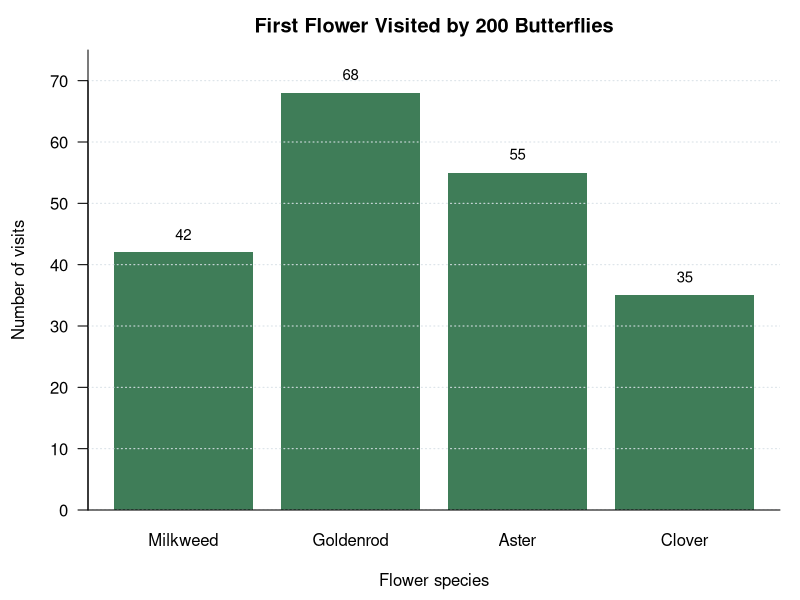
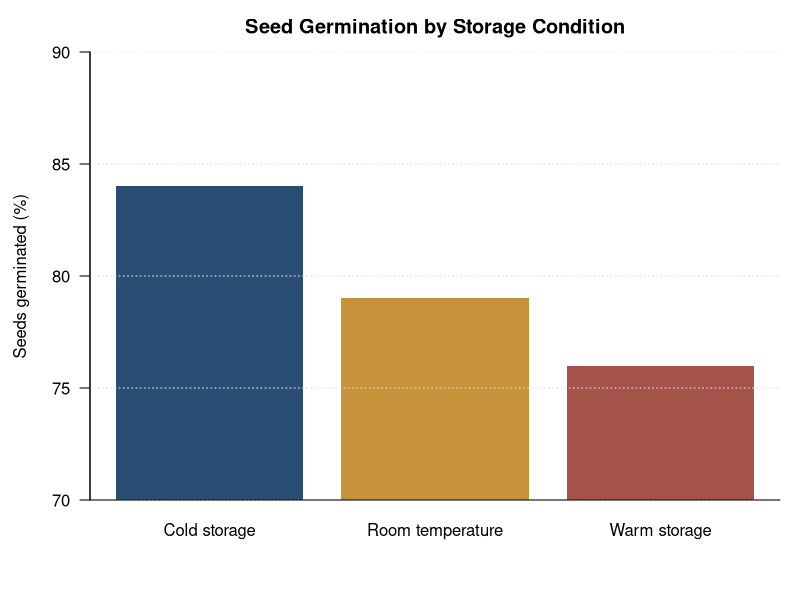
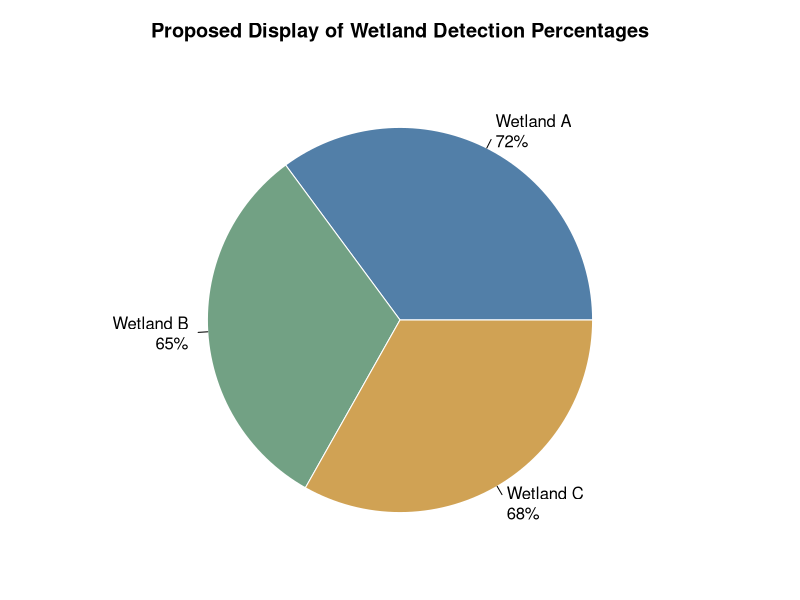
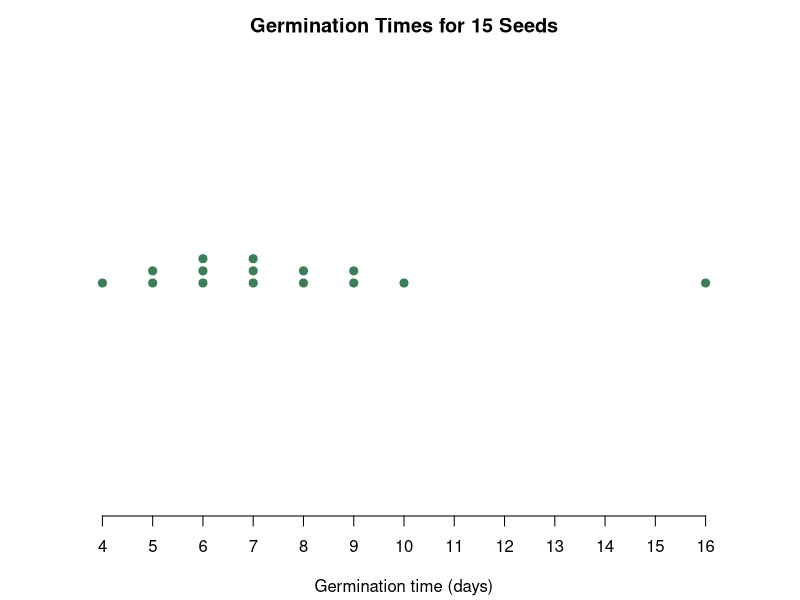
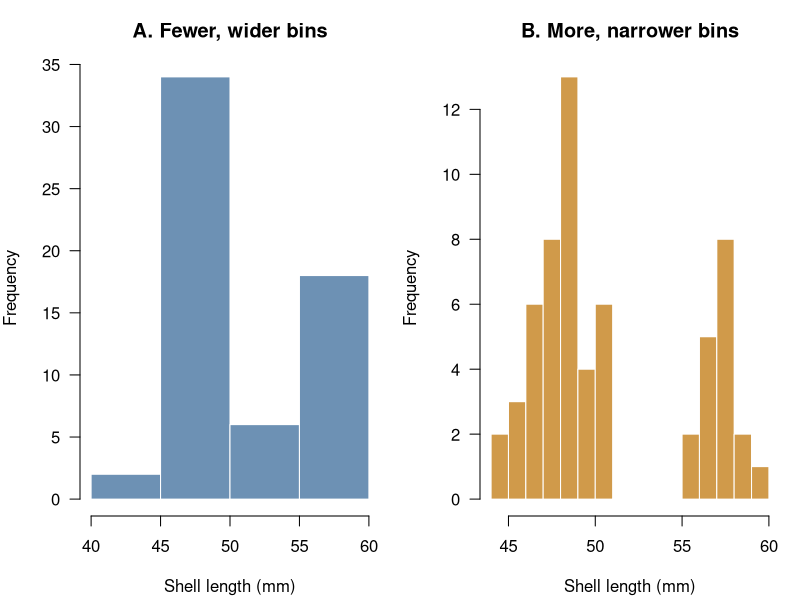
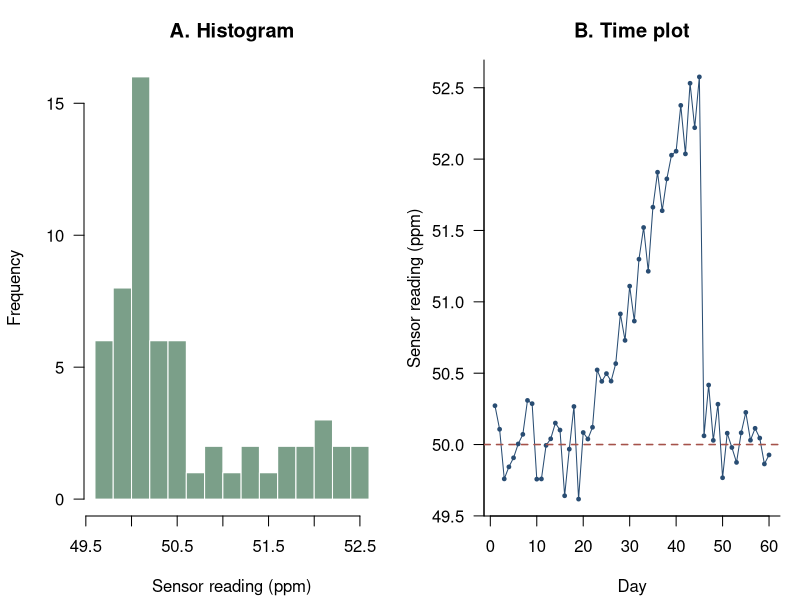
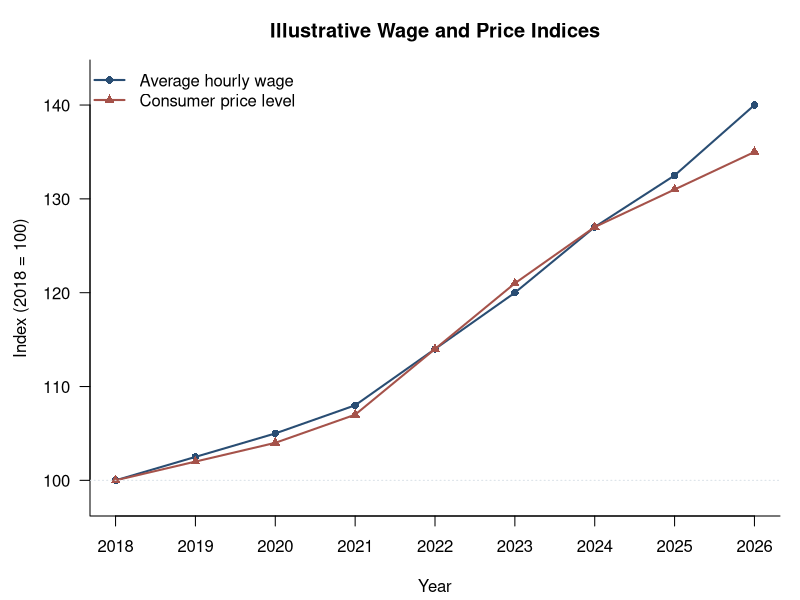
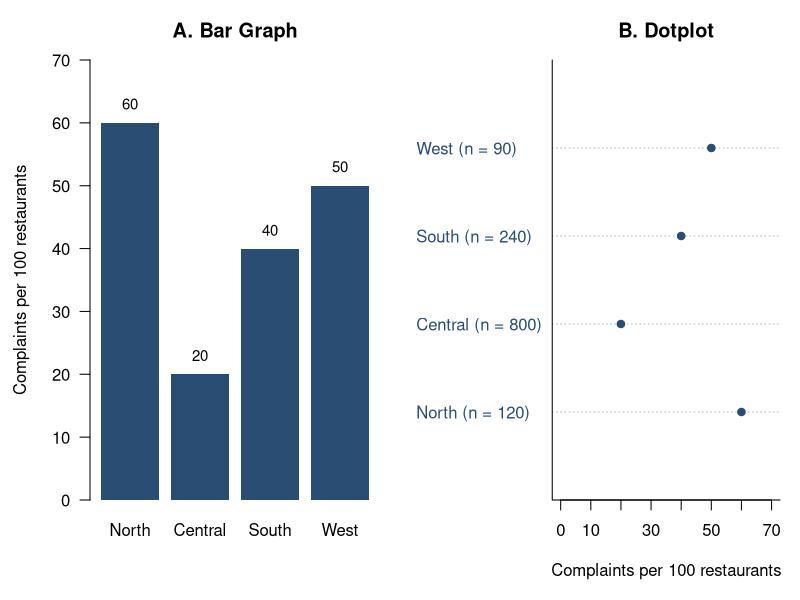

Source code (R) for these figures, in order:
## ---- chunk 1
knitr::opts_chunk$set(
  echo = FALSE,
  warning = FALSE,
  message = FALSE,
  fig.align = "center",
  fig.retina = 2,
  out.width = "88%"
)

course_blue <- "#294D73"
course_green <- "#3F7D58"
course_gold <- "#C6923A"
course_red <- "#A5524A"
soft_grid <- "#D9E1E7"
## ---- chunk 2
butterfly_counts <- c(Milkweed = 42, Goldenrod = 68, Aster = 55, Clover = 35)

old_par <- par(mar = c(4.5, 4.4, 2.5, 1), las = 1, bty = "l")
positions <- barplot(
  butterfly_counts,
  col = course_green,
  border = NA,
  ylim = c(0, 75),
  ylab = "Number of visits",
  xlab = "Flower species",
  main = "First Flower Visited by 200 Butterflies"
)
abline(h = seq(0, 70, by = 10), col = soft_grid, lty = 3)
text(positions, butterfly_counts + 3, labels = butterfly_counts, cex = 0.9)
box(bty = "l")
par(old_par)
## ---- chunk 3
germination_rates <- c("Cold storage" = 84, "Room temperature" = 79, "Warm storage" = 76)
baseline <- 70
visible_heights <- germination_rates - baseline

old_par <- par(mar = c(5, 4.5, 2.6, 1), las = 1, bty = "l")
positions <- barplot(
  visible_heights,
  col = c(course_blue, course_gold, course_red),
  border = NA,
  ylim = c(0, 20),
  axes = FALSE,
  axisnames = FALSE,
  ylab = "Seeds germinated (%)",
  main = "Seed Germination by Storage Condition"
)
axis(2, at = seq(0, 20, by = 5), labels = seq(70, 90, by = 5), las = 1)
axis(1, at = positions, labels = names(germination_rates), tick = FALSE)
abline(h = seq(0, 20, by = 5), col = soft_grid, lty = 3)
box(bty = "l")
par(old_par)
## ---- chunk 4
wetland_percentages <- c("Wetland A" = 72, "Wetland B" = 65, "Wetland C" = 68)

old_par <- par(mar = c(1, 1, 3, 1))
pie(
  wetland_percentages,
  labels = paste0(names(wetland_percentages), "\n", wetland_percentages, "%"),
  col = c("#527FA8", "#72A184", "#D0A254"),
  border = "white",
  main = "Proposed Display of Wetland Detection Percentages"
)
par(old_par)
## ---- chunk 5
germination_days <- c(4, 5, 5, 6, 6, 6, 7, 7, 7, 8, 8, 9, 9, 10, 16)

old_par <- par(mar = c(4.2, 1.2, 2.5, 0.8), bty = "n")
stripchart(
  germination_days,
  method = "stack",
  offset = 0.45,
  pch = 21,
  cex = 1.35,
  bg = course_green,
  col = "white",
  xlim = c(3, 17),
  axes = FALSE,
  xlab = "Germination time (days)",
  main = "Germination Times for 15 Seeds"
)
axis(1, at = 4:16)
par(old_par)
## ---- chunk 6
set.seed(1210)
mussel_lengths <- c(rnorm(42, mean = 48, sd = 1.7),
                    rnorm(18, mean = 57, sd = 1.2))

old_par <- par(mfrow = c(1, 2), mar = c(4.2, 4, 3, 1), las = 1, bty = "l")
hist(
  mussel_lengths,
  breaks = 5,
  col = "#6D91B4",
  border = "white",
  main = "A. Fewer, wider bins",
  xlab = "Shell length (mm)",
  ylab = "Frequency"
)
hist(
  mussel_lengths,
  breaks = 15,
  col = "#D09A4A",
  border = "white",
  main = "B. More, narrower bins",
  xlab = "Shell length (mm)",
  ylab = "Frequency"
)
par(old_par)
## ---- chunk 7
set.seed(1210)
day <- 1:60
sensor_reading <- c(
  50 + rnorm(20, mean = 0, sd = 0.18),
  50 + seq(0.05, 2.60, length.out = 25) + rnorm(25, mean = 0, sd = 0.22),
  50 + rnorm(15, mean = 0, sd = 0.18)
)

old_par <- par(mfrow = c(1, 2), mar = c(4.2, 4.2, 3, 1), las = 1, bty = "l")
hist(
  sensor_reading,
  breaks = 12,
  col = "#7B9F89",
  border = "white",
  main = "A. Histogram",
  xlab = "Sensor reading (ppm)",
  ylab = "Frequency"
)
plot(
  day,
  sensor_reading,
  type = "o",
  pch = 19,
  cex = 0.50,
  lwd = 1,
  col = course_blue,
  main = "B. Time plot",
  xlab = "Day",
  ylab = "Sensor reading (ppm)"
)
abline(h = 50, col = course_red, lty = 2, lwd = 1.5)
par(old_par)
## ---- chunk 8
year <- 2018:2026
average_wage <- c(20.0, 20.5, 21.0, 21.6, 22.8, 24.0, 25.4, 26.5, 28.0)
price_index <- c(100, 102, 104, 107, 114, 121, 127, 131, 135)
wage_index <- average_wage / average_wage[1] * 100

old_par <- par(mar = c(4.2, 4.5, 3, 1), las = 1, bty = "l")
matplot(
  year,
  cbind(wage_index, price_index),
  type = "o",
  pch = c(16, 17),
  lty = 1,
  lwd = 2,
  col = c(course_blue, course_red),
  ylim = c(98, 143),
  xaxt = "n",
  xlab = "Year",
  ylab = "Index (2018 = 100)",
  main = "Illustrative Wage and Price Indices"
)
axis(1, at = year)
abline(h = 100, col = soft_grid, lty = 3)
legend(
  "topleft",
  legend = c("Average hourly wage", "Consumer price level"),
  col = c(course_blue, course_red),
  pch = c(16, 17),
  lty = 1,
  lwd = 2,
  bty = "n"
)
par(old_par)
## ---- chunk 9
districts <- c("North", "Central", "South", "West")
restaurants <- c(120, 800, 240, 90)
complaints <- c(72, 160, 96, 45)

rates <- complaints / restaurants * 100

old_par <- par(
  mfrow = c(1, 2),
  mar = c(5, 4.5, 3, 1),
  las = 1,
  bty = "l"
)

# Bar graph
bar_positions <- barplot(
  rates,
  names.arg = districts,
  col = course_blue,
  border = NA,
  ylim = c(0, 70),
  ylab = "Complaints per 100 restaurants",
  main = "A. Bar Graph"
)

text(
  bar_positions,
  rates + 3,
  labels = rates,
  cex = 0.9
)

# Dotplot
dotchart(
  rates,
  labels = paste0(districts, " (n = ", restaurants, ")"),
  pch = 19,
  color = course_blue,
  xlim = c(0, 70),
  xlab = "Complaints per 100 restaurants",
  main = "B. Dotplot"
)

par(old_par)
## ---- chunk 10
waiting_counts <- c(24, 36, 48, 32)
waiting_labels <- c("0–<15", "15–<30", "30–<60", "60–<120")

old_par <- par(mar = c(4.8, 4.5, 2.8, 1), las = 1, bty = "l")
barplot(
  waiting_counts,
  names.arg = waiting_labels,
  space = 0,
  col = course_blue,
  border = "white",
  ylim = c(0, 55),
  xlab = "Waiting-time interval (minutes)",
  ylab = "Number of patients",
  main = "Proposed Display of Emergency Waiting Times"
)
abline(h = seq(0, 50, by = 10), col = soft_grid, lty = 3)
box(bty = "l")
par(old_par)
## ---- chunk 11
sample_labels <- c("Jun 1", "Jun 2", "Jun 3", "Jun 10", "Jul 1", "Aug 1")
dissolved_oxygen <- c(9.1, 8.8, 8.4, 8.0, 7.7, 7.5)

old_par <- par(mar = c(5.5, 4.5, 2.8, 1), las = 1, bty = "l")
plot(
  seq_along(dissolved_oxygen),
  dissolved_oxygen,
  type = "o",
  pch = 19,
  lwd = 2,
  col = course_blue,
  xaxt = "n",
  xlab = "Sampling date",
  ylab = "Dissolved oxygen (mg/L)",
  main = "River Monitoring Results",
  ylim = c(7.2, 9.4)
)
axis(1, at = seq_along(sample_labels), labels = sample_labels, las = 2)
abline(h = seq(7.5, 9.0, by = 0.5), col = soft_grid, lty = 3)
par(old_par)
## ---- chunk 12
old_par <- par(mar = c(1, 1, 3, 1), bty = "n")
plot.new()
plot.window(xlim = c(0, 5), ylim = c(-1.5, 1.8), asp = 1)
symbols(
  x = c(1.25, 3.75),
  y = c(0, 0),
  circles = c(0.65, 0.975),
  inches = FALSE,
  add = TRUE,
  bg = c("#7EA68A", "#3F7D58"),
  fg = "white"
)
text(c(1.25, 3.75), c(0, 0), labels = c("120", "180"), col = "white", font = 2, cex = 1.1)
text(c(1.25, 3.75), c(-1.25, -1.25), labels = c("2025", "2026"), cex = 1.05)
title("Material Diverted from Landfill (tonnes)")
par(old_par)
## ---- chunk 13
day <- 1:14
peak_demand <- c(40, 41, 42, 43, 44, 60, 45, 44, 43, 42, 41, 40, 39, 38)
moving_average <- as.numeric(stats::filter(peak_demand, rep(1 / 3, 3), sides = 2))

old_par <- par(mar = c(4.3, 4.5, 2.8, 1), las = 1, bty = "l")
plot(
  day,
  peak_demand,
  type = "o",
  pch = 19,
  lwd = 1.4,
  col = "#A5524A",
  ylim = c(35, 63),
  xlab = "Day",
  ylab = "Peak electricity demand (GW)",
  main = "Daily Peak Electricity Demand"
)
lines(day, moving_average, type = "o", pch = 17, lwd = 2.2, col = course_blue)
abline(h = seq(35, 60, by = 5), col = soft_grid, lty = 3)
legend(
  "topright",
  legend = c("Observed daily demand", "Centred 3-day moving average"),
  col = c("#A5524A", course_blue),
  pch = c(19, 17),
  lty = 1,
  lwd = c(1.4, 2.2),
  bty = "n"
)
par(old_par)
